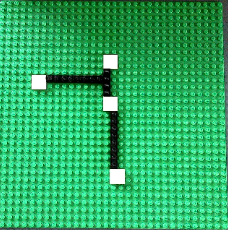
#> input picture lego.PNG, 228 x 230 px
$ jupyter execute Contour_drawer.ipynb
#> lines starting #> are read from the running program, lines starting #| are printed output that depends on the picture; after the words box and inside, x2 and y2 are one past the last pixel; in counts of white or black regions, pixels touching at a corner belong together
[cell 1]
#Importing relevant libraries
import cv2
import numpy as np
#Replacement imshow function for Google Colab
#Remove this and use cv2.imshow for Jupyter Notebook
from google.colab.patches import cv2_imshow

[cell 2]
#Read image
img=cv2.imread("lego.PNG") #Insert image path here
#> img is the input picture: shape (230, 228, 3); mean B, G, R 100.9, 174.2, 45.3
cv2_imshow(img)

[cell 3]
#Apply median blur (creates a blurry version of original image for mask creation)
median=cv2.medianBlur(img,5)
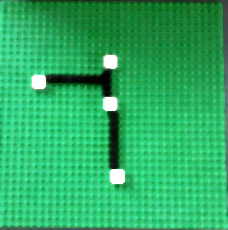
#> median: shape (230, 228, 3); mean B, G, R 100.5, 175.3, 45.4
cv2_imshow(median)

This cell can be modified for the colour being searched for (black is the absence of colour; i.e. (0,0,0) RGB (upper threshold because true RGB black is extremely rare).

[cell 4]
#Applies a filter (in example for black only)
#Requires experimenting
lower = (0,0,0)
upper = (40,40,40)
thresh = cv2.inRange(median, lower, upper)
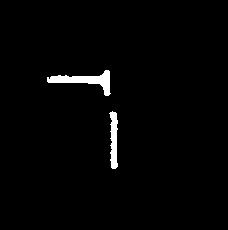
#> thresh: shape (230, 228); 1.8% white; 2 white regions, box (x1, y1, x2, y2) and area: (47, 70, 111, 96) 582, (109, 111, 118, 169) 360
cv2_imshow(thresh)

The amount of messing with the morphology field depends on how much artifacting is in the threshold mask. For this image, it just requires smoothing out.

[cell 5]
#Morphology field to smooth the threshold mask (avoids artifacting)
kernel = cv2.getStructuringElement(cv2.MORPH_RECT, (3,3))
morph = cv2.morphologyEx(thresh, cv2.MORPH_OPEN, kernel)
#> morph: shape (230, 228); 1.8% white; 2 white regions, box (x1, y1, x2, y2) and area: (47, 70, 110, 96) 575, (110, 112, 118, 169) 348
kernel = cv2.getStructuringElement(cv2.MORPH_RECT, (29,29))
morph = cv2.morphologyEx(morph, cv2.MORPH_CLOSE, kernel)
#> morph: shape (230, 228); 1.8% white; 2 white regions
cv2_imshow(morph)

[cell 6]
#Find contours of the morphology image
contours = cv2.findContours(morph, cv2.RETR_EXTERNAL, cv2.CHAIN_APPROX_SIMPLE)
#> contours = 2 contours; box (x1, y1, x2, y2) and area: (47, 70, 110, 96) 499, (110, 112, 118, 169) 292
contours = contours[0] if len(contours) == 2 else contours[1] #Takes contour list
#Apply to mask
result = img.copy() #Copies original image to draw on
#Initialise loop to draw contours
for i in contours:
  area = cv2.contourArea(i) #Takes area of given contour
  if area > 100:  #Checks threshold for area of contour is suitable; omits small contours
    cv2.drawContours(result, [i], -1, (0, 0, 255), 2) #Draws contour on results
#> this loop made 2 passes
#> area on passes 1 to 2: 292, 499
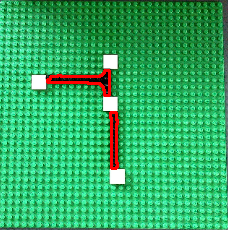
#> result: shape (230, 228, 3); 1.68% of pixels changed, all inside (x1, y1, x2, y2) = (46, 69, 119, 170)
cv2_imshow(result)

$ run again, with funduscopy.PNG copied over lego.PNG
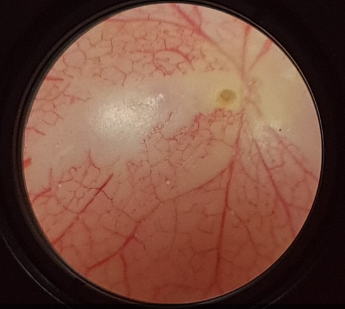
#> input picture funduscopy.PNG, 345 x 309 px
#> img is the input picture: shape (309, 345, 3); mean B, G, R 61.9, 76.8, 117.4
#> `thresh = cv2.inRange(median, lower, upper)`:
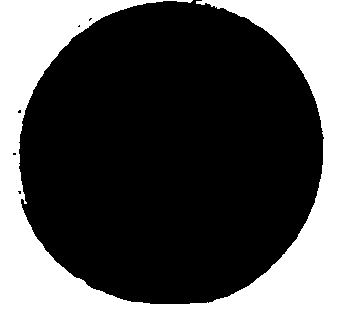
#> thresh: shape (309, 345); 31.1% white; 1 white region, box (x1, y1, x2, y2) and area: (0, 0, 345, 309) 33154
#> `contours = cv2.findContours(morph, cv2.RETR_EXTERNAL, cv2.CHAIN_APPROX..`: contours = 1 contour; box (x1, y1, x2, y2) and area: (0, 0, 345, 309) 105952
#> `contours = contours[0] if len(contours) == 2 else contours[1]`: contours = [[[0, 0], [0, 308], [344, 308], [344, 0]]]
#> the loop `for i in contours:` made 1 pass
#> (i, area) on pass 1: ([[0, 0], [0, 308], [344, 308], [344, 0]], 105952)
#> after the loop `for i in contours:`:
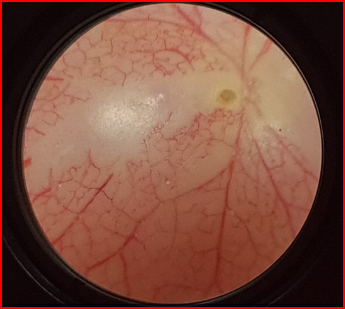
#> result: shape (309, 345, 3); 2.44% of pixels changed, all inside (x1, y1, x2, y2) = (0, 0, 345, 309)

$ run again, with anatomy.jpg saved as lego.PNG
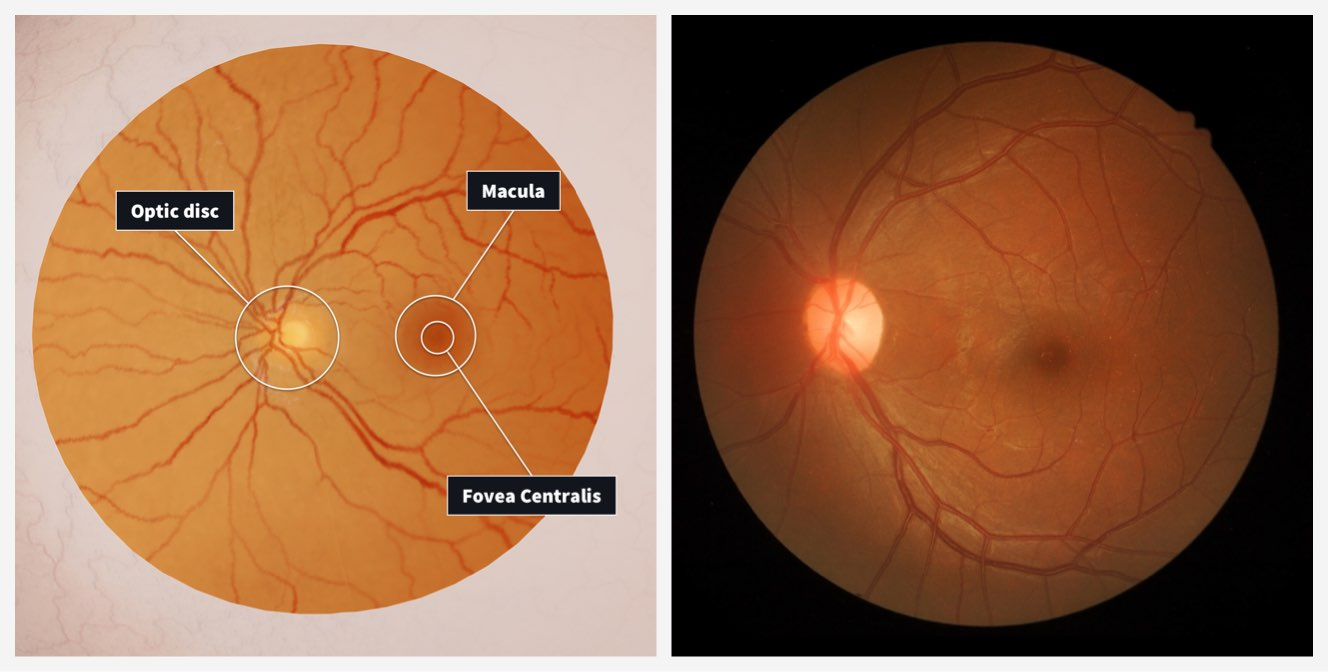
#> input picture anatomy.jpg, 1328 x 672 px
#> img is the input picture: shape (672, 1328, 3); mean B, G, R 77.4, 108, 153
#> `thresh = cv2.inRange(median, lower, upper)`:
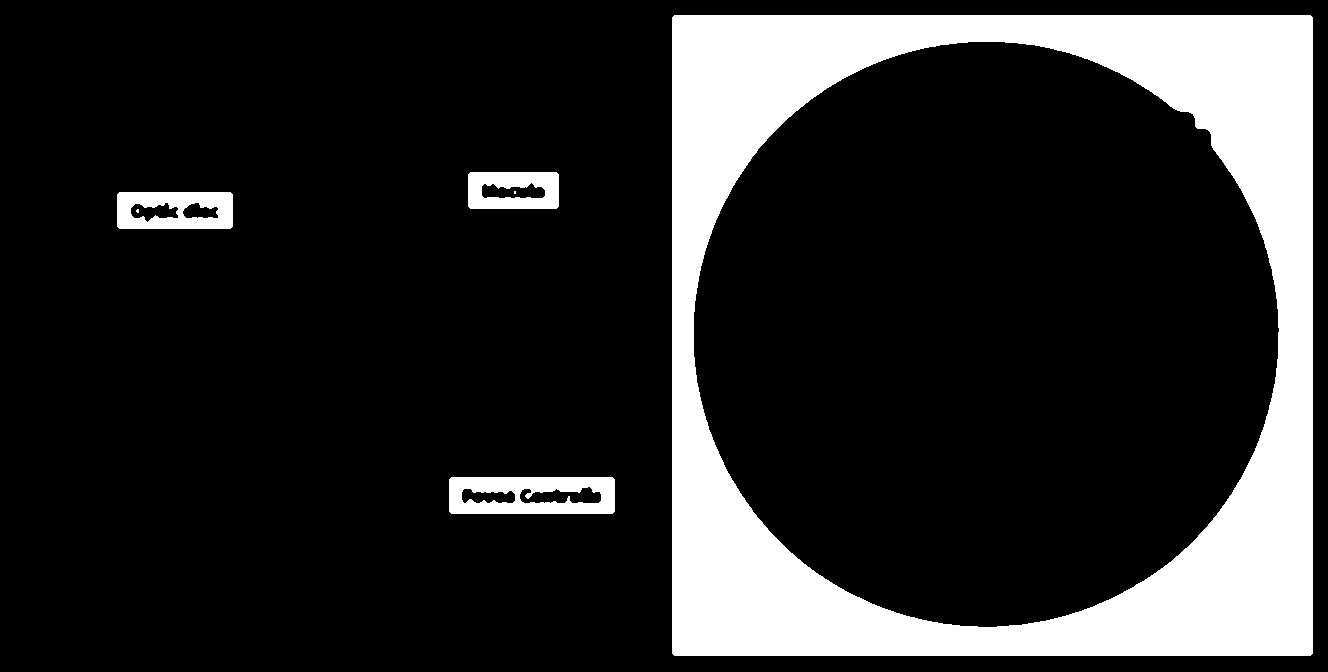
#> thresh: shape (672, 1328); 17.1% white; 6 white regions (2 under 20 px), largest, box (x1, y1, x2, y2) and area: (672, 15, 1313, 656) 141846, (449, 477, 615, 514) 4749, (117, 192, 233, 229) 3387, (468, 172, 559, 209) 2684
#> contours = 4 contours; box (x1, y1, x2, y2) and area: (672, 15, 1313, 656) 409592, (449, 477, 615, 514) 5932, (117, 192, 233, 229) 4132, (468, 172, 559, 209) 3232
#> the loop `for i in contours:` made 4 passes
#> area on passes 1 to 4: 5932, 4132, 3232, 409592
#> after the loop `for i in contours:`:
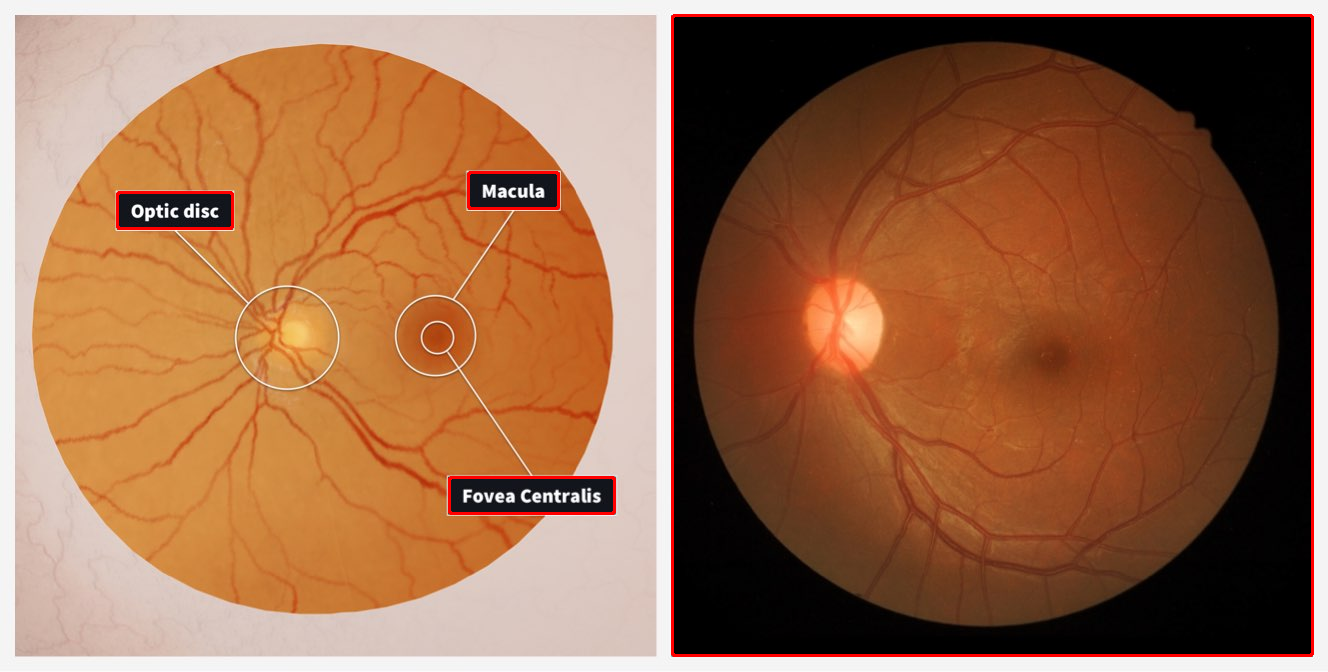
#> result: shape (672, 1328, 3); 1.18% of pixels changed, all inside (x1, y1, x2, y2) = (116, 14, 1314, 657)
